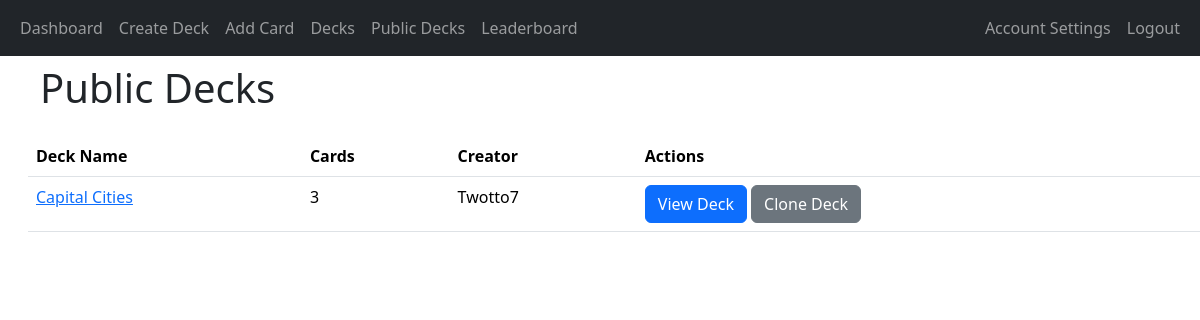
/public_decks (signed in), run on an earlier commit of the app's database.
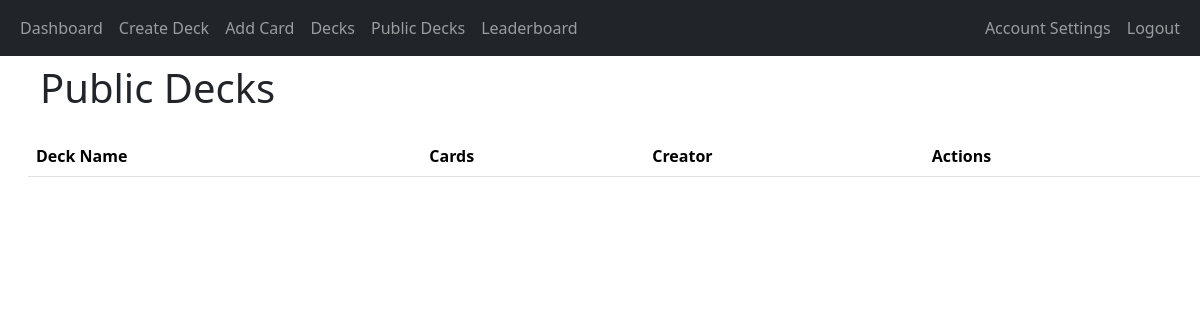
And on a later commit of the database.
### app/decks/models.py (models this page shows, shortened)
class Deck(db.Model):
    deck_id = db.Column(db.Integer, primary_key=True)
    name = db.Column(db.String(100), nullable=False)
    user_id = db.Column(db.Integer, db.ForeignKey('user.user_id'), nullable=False)
    created_at = db.Column(db.DateTime, nullable=False, default=datetime.utcnow)
    shared = db.Column(db.Boolean, default=False)
    review_start_date = db.Column(db.DateTime, nullable=True)
    cards = db.relationship('Card', backref='deck', cascade='all, delete-orphan', lazy=True)

### app/auth/models.py (models this page shows, shortened)
class User(db.Model, UserMixin):
    user_id = db.Column(db.Integer, primary_key=True)
    username = db.Column(db.String(80), unique=True, nullable=False)
    email = db.Column(db.String(120), unique=True, nullable=False)
    password_hash = db.Column(db.String(128), nullable=False)
    points = db.Column(db.Integer, default=0)  # Add points column
    achievements = db.relationship('UserAchievement', back_populates='user', cascade='all, delete-orphan')
    login_events = db.relationship('LoginEvent', backref='user', cascade='all, delete-orphan', lazy=True)
    decks = db.relationship('Deck', backref='user', cascade='all, delete-orphan', lazy=True)

### app/decks/routes.py (the view)
@decks_blueprint.route('/public_decks')
@login_required
def public_decks():
    shared_decks = Deck.query.filter_by(shared=True).all()
    deck_data = []
    for deck in shared_decks:
        card_count = Card.query.filter_by(deck_id=deck.deck_id).count()
        creator = User.query.get(deck.user_id).username  # Fetch the username of the deck creator
        deck_data.append({
            'deck_id': deck.deck_id,
            'name': deck.name,
            'cards': card_count,
            'creator': creator  # Add the creator's username to the deck data
        })
    return render_template('public_decks.html', decks=deck_data)

### app/__init__.py (called while the page is built)
@login_manager.user_loader
def load_user(user_id):
    return User.query.get(int(user_id))

### app/decks/templates/public_decks.html (shortened to what this page needs)
{% extends "base.html" %}
{% block heading %}Public Decks{% endblock %}
{% block content %}
<table class="table">
    <thead>
        <tr>
            <th>Deck Name</th>
            <th>Cards</th>
            <th>Creator</th>
            <th>Actions</th>
        </tr>
    </thead>
    <tbody>
        {% for deck in decks %}
        <tr>
            <td><a href="{{ url_for('decks.view_deck', deck_id=deck['deck_id']) }}">{{ deck['name'] }}</a></td>
            <td>{{ deck['cards'] }}</td>
            <td>{{ deck['creator'] }}</td>
            <td>
                <a href="{{ url_for('decks.view_deck', deck_id=deck['deck_id']) }}" class="btn btn-primary">View Deck</a>
                <a href="{{ url_for('decks.clone_deck', deck_id=deck['deck_id']) }}" class="btn btn-secondary">Clone Deck</a>
            </td>
        </tr>
        {% endfor %}
    </tbody>
</table>
{% endblock %}

What changed in the data, as far as the page shows it:
no longer on this page (row edited): Deck: name "Capital Cities"
no longer on this page (row edited): User: creator "Twotto7"
Also different on the page:
list line gone: "3 View Deck Clone Deck"
